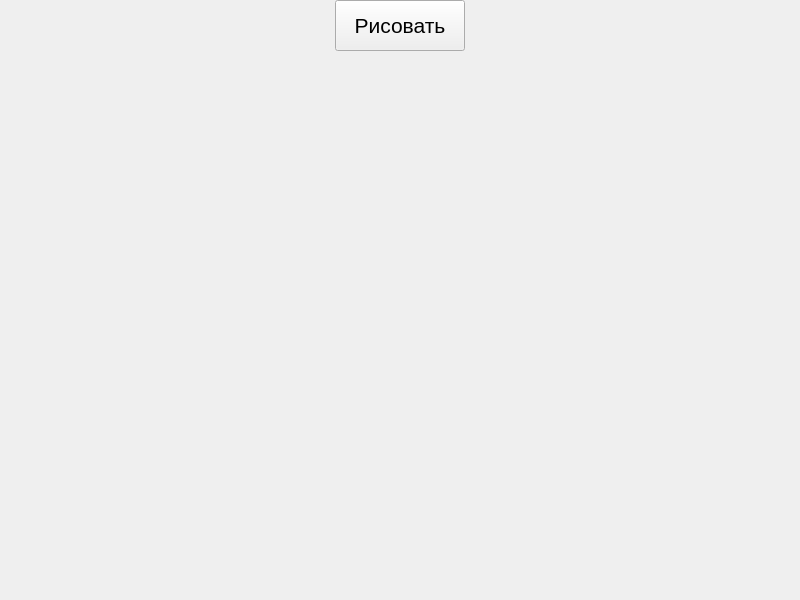
<?xml version="1.0" encoding="UTF-8"?>
<ui version="4.0">
 <class>MainWindow</class>
 <widget class="QMainWindow" name="MainWindow">
  <property name="geometry">
   <rect>
    <x>0</x>
    <y>0</y>
    <width>800</width>
    <height>600</height>
   </rect>
  </property>
  <property name="windowTitle">
   <string>MainWindow</string>
  </property>
  <widget class="QWidget" name="centralwidget">
   <widget class="QPushButton" name="pushButton">
    <property name="geometry">
     <rect>
      <x>335</x>
      <y>0</y>
      <width>130</width>
      <height>51</height>
     </rect>
    </property>
    <property name="font">
     <font>
      <pointsize>16</pointsize>
     </font>
    </property>
    <property name="text">
     <string>Рисовать</string>
    </property>
   </widget>
  </widget>
 </widget>
 <resources/>
 <connections/>
</ui>
